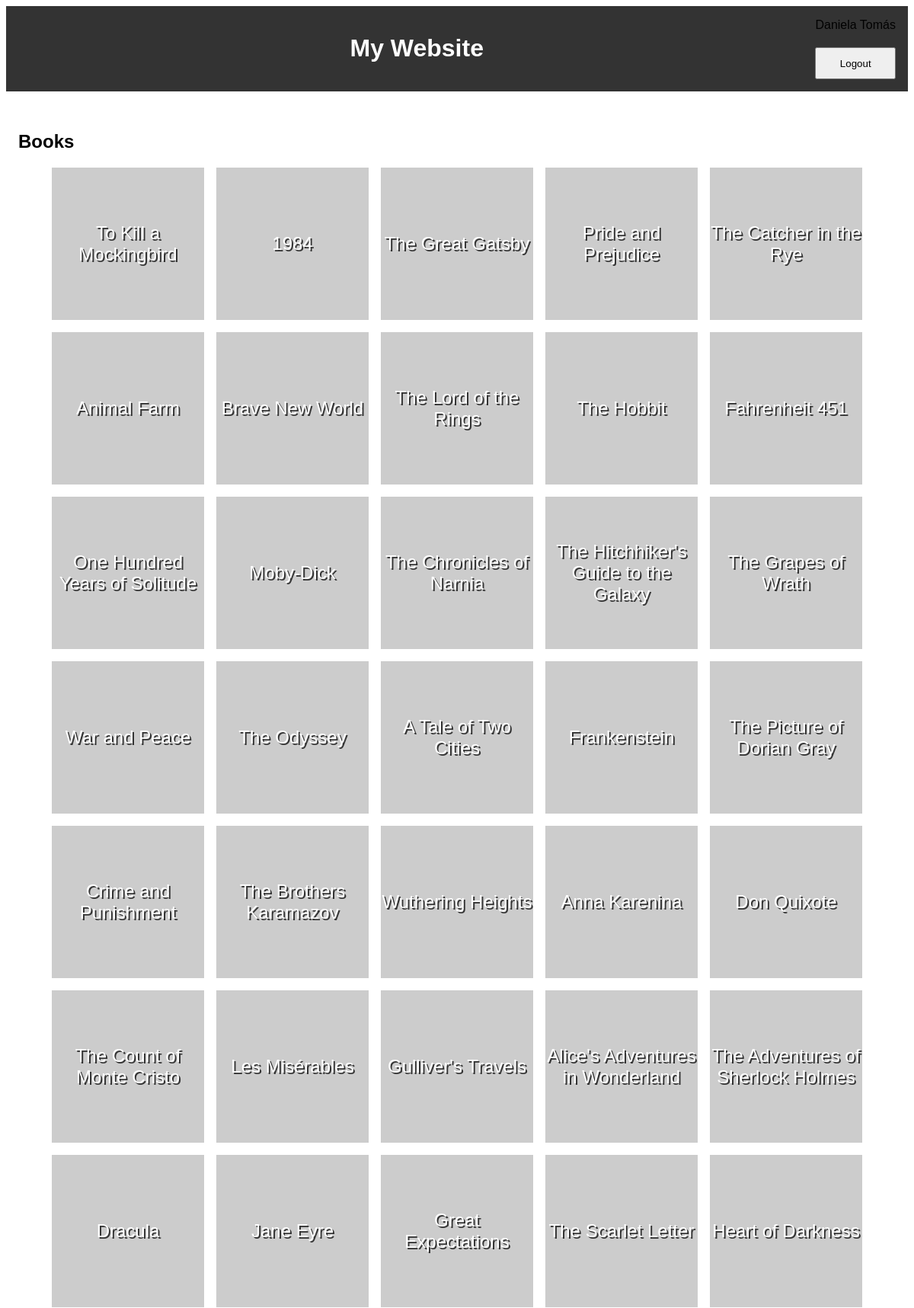
The page / (signed in, upper part) on the database its author committed.
### tables this page shows
CREATE TABLE Book (
    bookId INTEGER NOT NULL,
    title NVARCHAR(120),
    CONSTRAINT PK_Book PRIMARY KEY (bookId)
);

### index.php (called while the page is built, shortened)
<?php
  require_once('database/connection.db.php');
  require_once('database/book.class.php');
  require_once('templates/common.tpl.php');
  require_once('templates/book.tpl.php');
  $db = getDatabaseConnection();
  $books = Book::getBooks($db, intval(Book::countBooks($db)));
  drawBooks($books);
?>

### database/book.class.php (called while the page is built, shortened)
<?php
  class Book {
    public function __construct(int $id, string $title)
    {
      $this->id = $id;
      $this->title = $title;
    }
    static function getBooks(PDO $db, int $count) : array {
      $stmt = $db->prepare('SELECT bookId, title FROM Book LIMIT ?');
      $stmt->execute(array($count));
      $books = array();
      while ($book = $stmt->fetch()) {
        $books[] = new Book(
          $book['bookId'],
          $book['title']
        );
      }
      return $books;
    }
    static function countBooks(PDO $db){
      $stmt = $db->prepare('
      SELECT MAX(bookId)
      FROM Book
      ');
      $stmt->execute(array());
      $max = $stmt->fetch();
    return $max['MAX(bookId)'];
    }
  }
?>

### templates/book.tpl.php (the view, shortened to what this page needs)
<?php
  require_once('database/book.class.php')
?>
<?php function drawBooks(array $books) { ?>
  <h2>Books</h2>
  <section id="books">
    <?php foreach($books as $book) { ?>
      <article>
        <img src="https://picsum.photos/200?<?=$book->id?>">
        <a href="book.php?id=<?=$book->id?>"><?=$book->title?></a>
      </article>
    <?php } ?>
  </section>
<?php } ?>

### css/style.css (style rules this page uses)
body { font-family: Arial, sans-serif; --main-color: #ffffff; }
main a { color: var(--main-color); text-decoration: none; }
#books { display: flex; flex-wrap: wrap; justify-content: center; gap: 1em; }
#books article { display: grid; justify-content: center; width: 200px; }
#books article * { grid-column-start: 1; grid-row-start: 1; }
#books article a { color: white; text-decoration: none; text-shadow: 2px 2px #333; font-size: 1.5em; align-self: center; justify-self: center; text-align: center; }

### rows shown on the page
book: title "To Kill a Mockingbird"
book: title "1984"
book: title "The Great Gatsby"
book: title "Pride and Prejudice"
book: title "The Catcher in the Rye"
book: title "Animal Farm"
book: title "Brave New World"
book: title "The Lord of the Rings"
book: title "The Hobbit"
book: title "Fahrenheit 451"
book: title "One Hundred Years of Solitude"
book: title "Moby-Dick"
book: title "The Chronicles of Narnia"
book: title "The Hitchhiker's Guide to the Galaxy"
book: title "The Grapes of Wrath"
book: title "War and Peace"
book: title "The Odyssey"
book: title "A Tale of Two Cities"
book: title "Frankenstein"
book: title "The Picture of Dorian Gray"
book: title "Crime and Punishment"
book: title "The Brothers Karamazov"
book: title "Wuthering Heights"
book: title "Anna Karenina"
book: title "Don Quixote"
book: title "The Count of Monte Cristo"
book: title "Les Misérables"
book: title "Gulliver's Travels"
book: title "Alice's Adventures in Wonderland"
book: title "The Adventures of Sherlock Holmes"
book: title "Dracula"
book: title "Jane Eyre"
book: title "Great Expectations"
book: title "The Scarlet Letter"
book: title "Heart of Darkness"

### other values the page prints
$name "Daniela Tomás"
